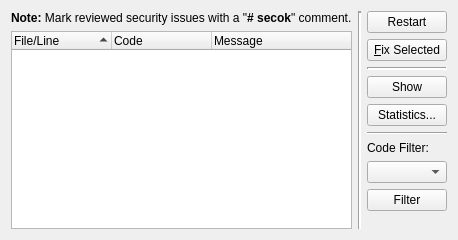
     <widget class="QWidget" name="resultsTab">
      <attribute name="title">
       <string>Results</string>
      </attribute>
      <layout class="QHBoxLayout" name="horizontalLayout_4">
       <item>
        <layout class="QVBoxLayout" name="verticalLayout_7">
         <item>
          <widget class="QLabel" name="securityNoteLabel">
           <property name="text">
            <string>&lt;b&gt;Note:&lt;/b&gt; Mark reviewed security issues with a &quot;&lt;b&gt;#  secok&lt;/b&gt;&quot; comment.</string>
           </property>
          </widget>
         </item>
         <item>
          <widget class="QTreeWidget" name="resultList">
           <property name="sizePolicy">
            <sizepolicy hsizetype="Expanding" vsizetype="Expanding">
             <horstretch>0</horstretch>
             <verstretch>6</verstretch>
            </sizepolicy>
           </property>
           <property name="whatsThis">
            <string>&lt;b&gt;Result List&lt;/b&gt;
&lt;p&gt;This list shows the results of the code style check. Double clicking
an entry will open this entry in an editor window and position the cursor at
the respective line and position.&lt;/p&gt;</string>
           </property>
           <property name="alternatingRowColors">
            <bool>true</bool>
           </property>
           <property name="selectionMode">
            <enum>QAbstractItemView::ExtendedSelection</enum>
           </property>
           <property name="sortingEnabled">
            <bool>true</bool>
           </property>
           <property name="expandsOnDoubleClick">
            <bool>false</bool>
           </property>
           <column>
            <property name="text">
             <string>File/Line</string>
            </property>
           </column>
           <column>
            <property name="text">
             <string>Code</string>
            </property>
           </column>
           <column>
            <property name="text">
             <string>Message</string>
            </property>
           </column>
          </widget>
         </item>
        </layout>
       </item>
       <item>
        <widget class="Line" name="line_2">
         <property name="lineWidth">
          <number>2</number>
         </property>
         <property name="orientation">
          <enum>Qt::Vertical</enum>
         </property>
        </widget>
       </item>
       <item>
        <layout class="QVBoxLayout" name="verticalLayout_8">
         <item>
          <widget class="QPushButton" name="restartButton">
           <property name="toolTip">
            <string>Press to restart the code style check run</string>
           </property>
           <property name="text">
            <string>Restart</string>
           </property>
          </widget>
         </item>
         <item>
          <widget class="QPushButton" name="fixButton">
           <property name="toolTip">
            <string>Press to fix the selected issues</string>
           </property>
           <property name="text">
            <string>&amp;Fix Selected</string>
           </property>
          </widget>
         </item>
         <item>
          <widget class="Line" name="line_4">
           <property name="lineWidth">
            <number>2</number>
           </property>
           <property name="orientation">
            <enum>Qt::Horizontal</enum>
           </property>
          </widget>
         </item>
         <item>
          <widget class="QPushButton" name="showButton">
           <property name="toolTip">
            <string>Press to show all files containing an issue</string>
           </property>
           <property name="text">
            <string>Show</string>
           </property>
          </widget>
         </item>
         <item>
          <widget class="QPushButton" name="statisticsButton">
           <property name="toolTip">
            <string>Press to show some statistics for the last run</string>
           </property>
           <property name="text">
            <string>Statistics...</string>
           </property>
          </widget>
         </item>
         <item>
          <widget class="Line" name="line_5">
           <property name="orientation">
            <enum>Qt::Horizontal</enum>
           </property>
          </widget>
         </item>
         <item>
          <widget class="QLabel" name="label_31">
           <property name="text">
            <string>Code Filter:</string>
           </property>
          </widget>
         </item>
         <item>
          <widget class="QComboBox" name="filterComboBox">
           <property name="toolTip">
            <string>Select the message code to be shown (empty for all)</string>
           </property>
          </widget>
         </item>
         <item>
          <widget class="QPushButton" name="filterButton">
           <property name="toolTip">
            <string>Press to filter the list of messages</string>
           </property>
           <property name="text">
            <string>Filter</string>
           </property>
          </widget>
         </item>
         <item>
          <spacer name="verticalSpacer_4">
           <property name="orientation">
            <enum>Qt::Vertical</enum>
           </property>
           <property name="sizeHint" stdset="0">
            <size>
             <width>20</width>
             <height>18</height>
            </size>
           </property>
          </spacer>
         </item>
        </layout>
       </item>
      </layout>
     </widget>
